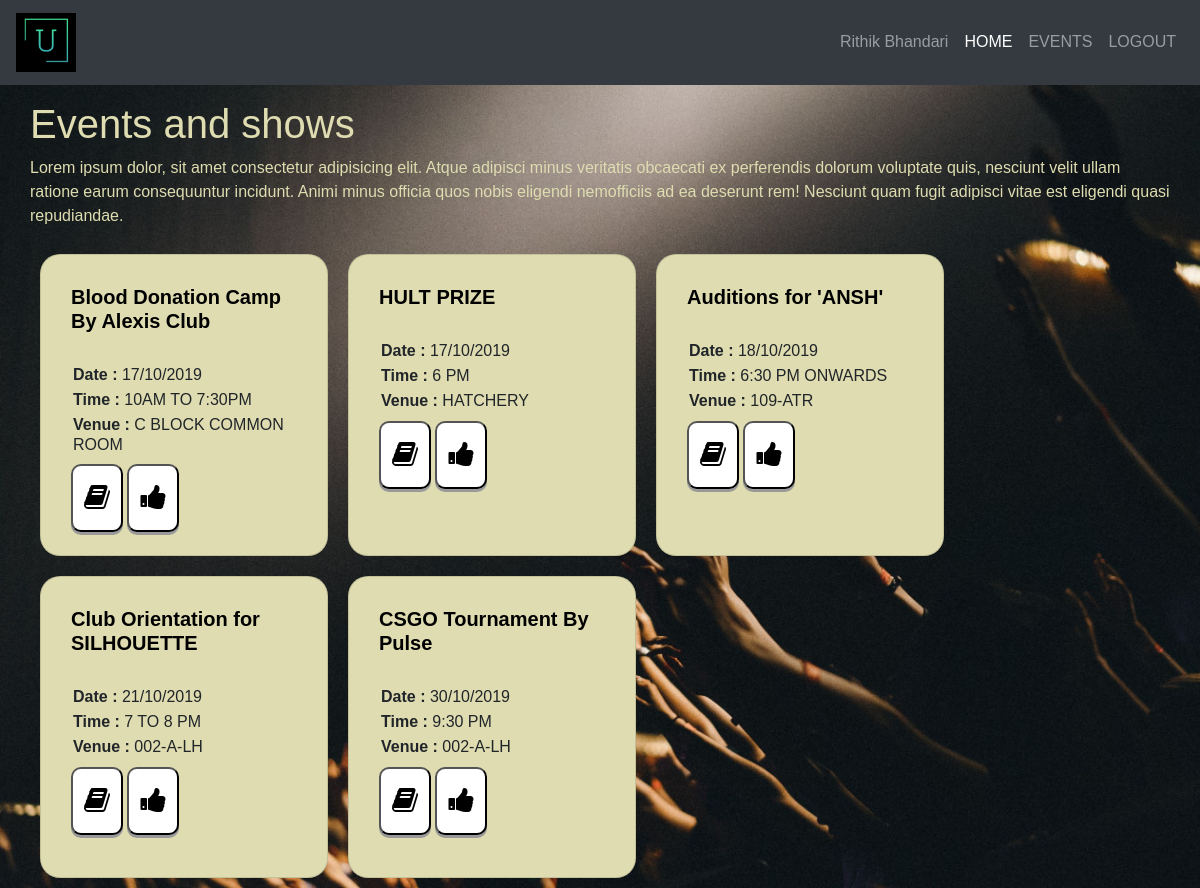
The page /events/ (signed in) on the database its author committed.
### models.py (models this page shows, shortened)
class EventsModel(db.Model):
    __tablename__ = 'events'
    ID = db.Column(db.String(8), nullable=False, primary_key=True)
    EventHeading = db.Column(db.String(255), nullable=False)
    EventDescription = db.Column(db.Text, nullable=False)
    EventDate = db.Column(db.String(20), nullable=False)
    EventTime = db.Column(db.String(255), nullable=False)
    EventVenue = db.Column(db.String(255), nullable=False)

### views_events.py (the view)
@app.route(URL_PREFIX + '/')
def display_events():
    if 'user' in session or 'admin' in session:  # accessible only if user or admin is logged in
        return render_template("events/homepage.html",
                               events=sort_events(EventsModel.query.all()))
    else:
        flash("Not Logged In", 'danger')
        print("Not Logged In")
        return redirect('/login')

### app.py (called while the page is built)
def sort_events(lst):    # sort events based on date only
    new_list = []
    while lst:
        minimum = datetime.strptime(lst[0].EventDate, '%d/%m/%Y').date()
        ev = lst[0]
        for e in lst:
            event_date = datetime.strptime(e.EventDate, '%d/%m/%Y').date()
            if event_date < minimum:
                minimum = event_date
                ev = e
        new_list.append(ev)
        if ev in lst:
            lst.remove(ev)
    return new_list

def get_session():
    return session

@app.before_request
def make_session_permanent():
    session.permanent = True
    app.permanent_session_lifetime = timedelta(minutes=15)

### templates/events/homepage.html (shortened to what this page needs)
{% extends "///layout.html" %}
    {% block body %}
    <section class="event-section">
        <div class="leftBox">
            <div class="content">
                <h1>Events and shows</h1>
                <p>Lorem ipsum dolor, sit amet consectetur adipisicing elit. Atque adipisci minus veritatis obcaecati ex
                    perferendis dolorum voluptate quis, nesciunt velit ullam ratione earum consequuntur incidunt. Animi
                    minus officia quos nobis eligendi nemofficiis ad ea deserunt rem! Nesciunt quam fugit adipisci
                    vitae
                    est eligendi quasi repudiandae.</p>
            </div>
        </div>
        <div class="events">
            {% for event in events %}
            <div class="card" style="width: 18rem;">
                <div class="card-body">
                    <h5 class="card-title"><b>{{event.EventHeading}}</b></h5>
                    <br/>
                    <h6 class="card-subtitle mb-2"><b>Date : </b>{{event.EventDate}}</h6>
                    <h6 class="card-subtitle mb-2"><b>Time : </b>{{event.EventTime}}</h6>
                    <h6 class="card-subtitle mb-2"><b>Venue : </b>{{event.EventVenue}}</h6>
                    {% set session = get_session() %}
                    {% if 'user' in session %}
                    <a href="/events/{{event.ID}}" data-toggle="tooltip" title="Read More">
                        <button>
                            <i class="fa fa-book"></i>
                        </button>
                    </a>
                    <a href="/events/add-to-fav/{{event.ID}}" data-toggle="tooltip" title="Add To Favourites">
                        <button>
                            <i class="fa fa-thumbs-up"></i>
                        </button>
                    </a>
                    {% endif %}
                </div>
            </div>
            {% endfor %}
        </div>
    </section>
    {% endblock %}

### static/css/layout-style.css (style rules this page uses)
:root { --primary-color: white; --card-background: #dedcb0; --text-color: black; --card-button-color: #fff; }
* { padding: 0; margin: 0; font-family: sans-serif; }
body { background: url("/static/img/bg.jpg"); background-size: cover; }
a { color: var(--text-color); }
.card { float: left; border-radius: 20px; padding: 10px; margin: 10px; width: 100%; background: var(--card-background); }
.card-body { height:280px; }
.card-body .card-subtitle { padding:2px; }
.card .card-body .card-title, .card .card-body .card-link { color: black; }
input[type="button"],button { background-color: var(--card-button-color); padding: 5px; text-align: center; border-radius: 10px; text-decoration: none; display: inline-block; font-size: 16px; cursor: pointer; outline: none; box-shadow: 0 3px #999; transition: 0.1s; }
a button { font-size:28px; padding:11px; }
.event-section .leftBox .content * { color: var(--card-background); }

### rows shown on the page
EventsModel: EventHeading "Blood Donation Camp By Alexis Club", EventDate "17/10/2019", EventTime "10AM TO 7:30PM", EventVenue "C BLOCK COMMON ROOM"
EventsModel: EventHeading "HULT PRIZE", EventDate "17/10/2019", EventTime "6 PM", EventVenue "HATCHERY"
EventsModel: EventHeading "Auditions for 'ANSH'", EventDate "18/10/2019", EventTime "6:30 PM ONWARDS", EventVenue "109-ATR"
EventsModel: EventHeading "Club Orientation for SILHOUETTE", EventDate "21/10/2019", EventTime "7 TO 8 PM", EventVenue "002-A-LH"
EventsModel: EventHeading "CSGO Tournament By Pulse", EventDate "30/10/2019", EventTime "9:30 PM", EventVenue "002-A-LH"

### other values the page prints
{{ session['name'] }} "Rithik Bhandari"
